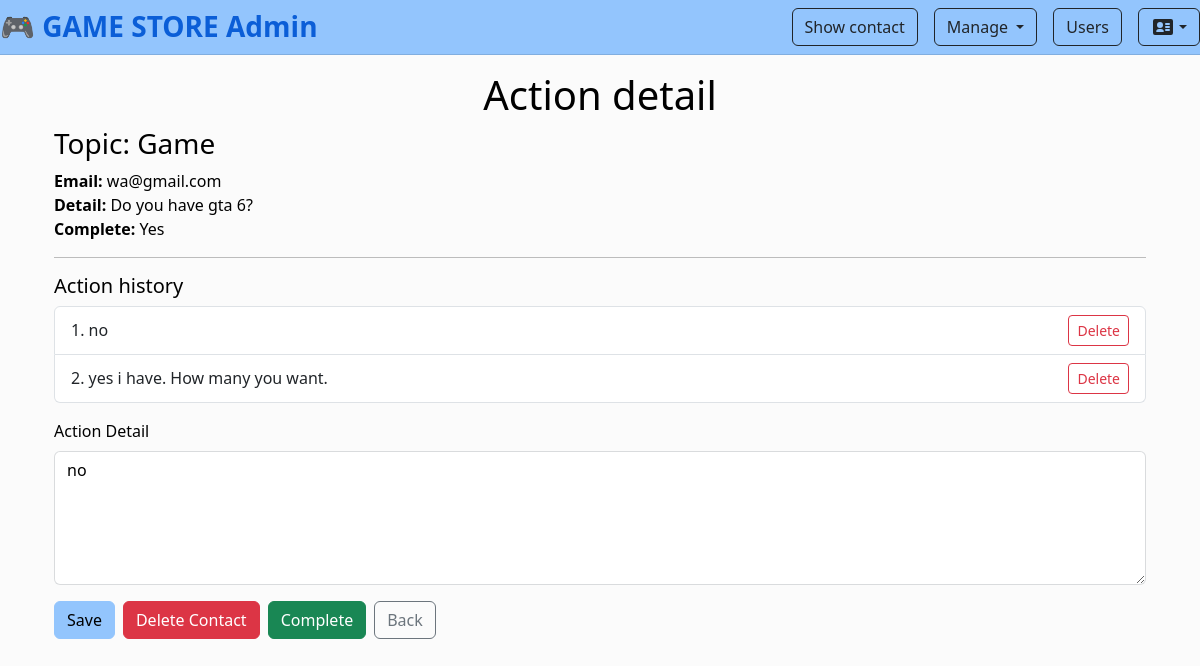
The page /action/5/ (signed in) on the database its author committed.
### myapp/models.py (models this page shows, shortened)
class Contact(models.Model):
    topic = models.CharField(max_length=200)
    email = models.EmailField()
    detail = models.TextField()
    complete = models.BooleanField(default=False)

class Action(models.Model):
    contact = models.ForeignKey(Contact, on_delete=models.CASCADE)
    actionDetail = models.TextField()

### myapp/views.py (the view, shortened to what this page needs)
# urls.py: path('action/<int:cid>/', actionPage, name='action-page'),
def actionPage(request, cid):
    contact = get_object_or_404(Contact, pk=cid)
    actions = Action.objects.filter(contact=contact).order_by('-id')
    context = {
        'contact': contact,
        'actions': actions,
        'last_action': actions.first() if actions.exists() else None,
    }
    return render(request, 'myapp/action.html', context)

### myapp/template/myapp/action.html (shortened to what this page needs)
{% extends 'myapp/base.html' %}
{% block myheader %}
<h1 class="text-center">Action detail</h1>
{% endblock myheader %}
{% block content %}
<div class="container">
  <h3>Topic: {{ contact.topic }}</h3>
  <p class="mb-2">
    <strong>Email:</strong> {{ contact.email }}<br>
    <strong>Detail:</strong> {{ contact.detail }}<br>
    <strong>Complete:</strong> {% if contact.complete %}Yes{% else %}No{% endif %}
  </p>
  <hr>
  <h5>Action history</h5>
  {% if actions %}
    <ul class="list-group mb-3">
      {% for a in actions %}
        <li class="list-group-item d-flex justify-content-between align-items-center">
          <span>{{ forloop.counter }}.&nbsp;{{ a.actionDetail }}</span>
          <form method="post" class="mb-0">
            <button type="submit" name="delete_action" class="btn btn-sm btn-outline-danger"
                    onclick="return confirm('Delete this action only?');">
              Delete
            </button>
          </form>
        </li>
      {% endfor %}
    </ul>
  {% else %}
    <p class="text-muted">No actions yet.</p>
  {% endif %}
  <form method="POST" class="mt-3">
    <div class="mb-3">
      <label for="actiondetail" class="form-label">Action Detail</label>
      <textarea id="actiondetail" name="actiondetail" class="form-control" rows="5">{% if last_action %}{{ last_action.actionDetail }}{% endif %}</textarea>
    </div>
    <div class="d-flex gap-2 flex-wrap">
      <button type="submit" name="save" class="btn btn-primary">Save</button>
      <button type="submit" name="delete_contact" class="btn btn-danger"
              onclick="return confirm('Delete this contact and ALL its actions?');">
        Delete Contact
      </button>
      <button type="submit" name="complete" class="btn btn-success">Complete</button>
      <a href="{% url 'showcontact-page' %}" class="btn btn-outline-secondary">Back</a>
    </div>
  </form>
</div>
{% endblock content %}

### myapp/template/myapp/base.html (style rules this page uses)
:root { --bg: #FBFBFB; --bg-elev: #E8F9FF; --card-bg: #FFFFFF; --text: #000000; --muted: #3f4a59; --accent: #93C5FD; --accent-2: #60A5FA; --border: rgba(31, 41, 55, .15); }
html, body { background-color: var(--bg); color: var(--text); }
a { color: #0b5ed7; }
.btn-primary { background-color: var(--accent); border-color: var(--accent); color: #000000; }
.form-label, label { color: var(--text) !important; }
.form-control, .form-select { background-color: #FFFFFF !important; color: #000000 !important; border-color: var(--border) !important; }
.form-control::placeholder { color: #6b7280; }

### rows shown on the page
Contact: topic "Game", email "wa@gmail.com", detail "Do you have gta 6?"
Action: actionDetail "no", actiondetail "no"
Action: actionDetail "yes i have. How many you want."
